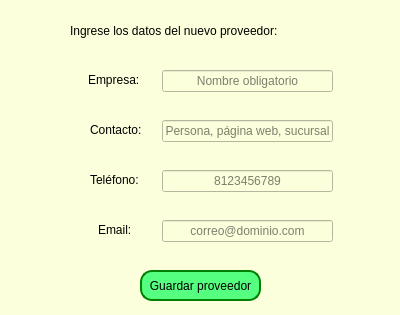
<?xml version="1.0" encoding="UTF-8"?>
<ui version="4.0">
 <class>Form</class>
 <widget class="QWidget" name="Form">
  <property name="geometry">
   <rect>
    <x>0</x>
    <y>0</y>
    <width>400</width>
    <height>315</height>
   </rect>
  </property>
  <property name="windowTitle">
   <string>Ingresar Nuevo Proveedor</string>
  </property>
  <property name="styleSheet">
   <string notr="true">background-color: rgb(252, 255, 220);</string>
  </property>
  <widget class="QLabel" name="label">
   <property name="geometry">
    <rect>
     <x>70</x>
     <y>20</y>
     <width>291</width>
     <height>21</height>
    </rect>
   </property>
   <property name="styleSheet">
    <string notr="true">font: 700 10pt &quot;Verdana&quot;;</string>
   </property>
   <property name="text">
    <string>Ingrese los datos del nuevo proveedor:</string>
   </property>
  </widget>
  <widget class="QLineEdit" name="input_empresa">
   <property name="geometry">
    <rect>
     <x>162</x>
     <y>70</y>
     <width>171</width>
     <height>22</height>
    </rect>
   </property>
   <property name="alignment">
    <set>Qt::AlignmentFlag::AlignCenter</set>
   </property>
   <property name="placeholderText">
    <string>Nombre obligatorio</string>
   </property>
  </widget>
  <widget class="QLineEdit" name="input_contacto">
   <property name="geometry">
    <rect>
     <x>162</x>
     <y>120</y>
     <width>171</width>
     <height>22</height>
    </rect>
   </property>
   <property name="alignment">
    <set>Qt::AlignmentFlag::AlignCenter</set>
   </property>
   <property name="placeholderText">
    <string>Persona, página web, sucursal</string>
   </property>
  </widget>
  <widget class="QLineEdit" name="input_telefono">
   <property name="geometry">
    <rect>
     <x>162</x>
     <y>170</y>
     <width>171</width>
     <height>22</height>
    </rect>
   </property>
   <property name="alignment">
    <set>Qt::AlignmentFlag::AlignCenter</set>
   </property>
   <property name="placeholderText">
    <string>8123456789</string>
   </property>
  </widget>
  <widget class="QLineEdit" name="input_email">
   <property name="geometry">
    <rect>
     <x>162</x>
     <y>220</y>
     <width>171</width>
     <height>22</height>
    </rect>
   </property>
   <property name="alignment">
    <set>Qt::AlignmentFlag::AlignCenter</set>
   </property>
   <property name="placeholderText">
    <string>correo@dominio.com</string>
   </property>
  </widget>
  <widget class="QPushButton" name="btn_guardar_proveedor">
   <property name="geometry">
    <rect>
     <x>140</x>
     <y>270</y>
     <width>121</width>
     <height>31</height>
    </rect>
   </property>
   <property name="styleSheet">
    <string notr="true">border: 2px solid green;
border-radius: 12px;
background-color: rgb(85, 255, 127);</string>
   </property>
   <property name="text">
    <string>Guardar proveedor</string>
   </property>
  </widget>
  <widget class="QLabel" name="label_2">
   <property name="geometry">
    <rect>
     <x>88</x>
     <y>70</y>
     <width>71</width>
     <height>20</height>
    </rect>
   </property>
   <property name="styleSheet">
    <string notr="true">font: 9pt &quot;Verdana&quot;;</string>
   </property>
   <property name="text">
    <string>Empresa:</string>
   </property>
  </widget>
  <widget class="QLabel" name="label_3">
   <property name="geometry">
    <rect>
     <x>90</x>
     <y>120</y>
     <width>61</width>
     <height>20</height>
    </rect>
   </property>
   <property name="styleSheet">
    <string notr="true">font: 9pt &quot;Verdana&quot;;</string>
   </property>
   <property name="text">
    <string>Contacto:</string>
   </property>
  </widget>
  <widget class="QLabel" name="label_4">
   <property name="geometry">
    <rect>
     <x>90</x>
     <y>170</y>
     <width>71</width>
     <height>20</height>
    </rect>
   </property>
   <property name="styleSheet">
    <string notr="true">font: 9pt &quot;Verdana&quot;;</string>
   </property>
   <property name="text">
    <string>Teléfono:</string>
   </property>
  </widget>
  <widget class="QLabel" name="label_5">
   <property name="geometry">
    <rect>
     <x>98</x>
     <y>220</y>
     <width>61</width>
     <height>20</height>
    </rect>
   </property>
   <property name="styleSheet">
    <string notr="true">font: 9pt &quot;Verdana&quot;;</string>
   </property>
   <property name="text">
    <string>Email:</string>
   </property>
  </widget>
 </widget>
 <resources/>
 <connections/>
</ui>
